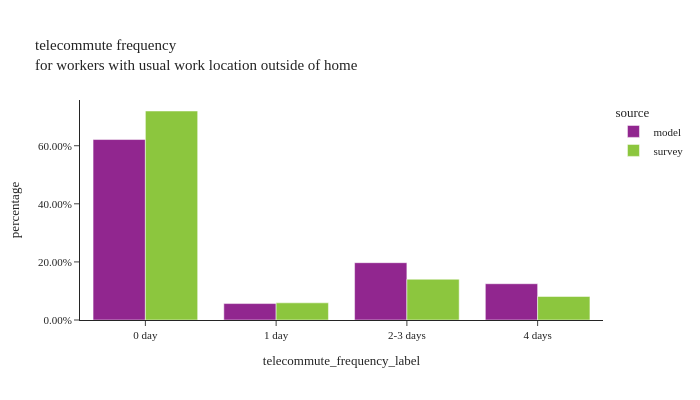

Write notebook code for a chart like this one.
### Code cell
df_plot = per_data.groupby(['source','telecommute_frequency_label'])[['person_weight']].sum().reset_index()
df_plot['percentage'] = df_plot.groupby(['source'], group_keys=False)['person_weight']. \
    apply(lambda x: x / float(x.sum()))

fig = px.bar(df_plot, x="telecommute_frequency_label", y="percentage", color="source",barmode="group", 
             title="telecommute frequency<br>for workers with usual work location outside of home",)
fig.update_layout(height=400, width=700, font=dict(size=11), yaxis=dict(tickformat=".2%"))
fig.show()

### Figure 1 — Plotly figure (JSON) as saved in the notebook; plotly's stock layout.template omitted (floating-point values rounded to 4 significant figures)
{"data": [{"alignmentgroup": "True", "hovertemplate": "source=model<br>telecommute_frequency_label=%{x}<br>percentage=%{y}<extra></extra>", "legendgroup": "model", "marker": {"color": "#91268F", "pattern": {"shape": ""}}, "name": "model", "offsetgroup": "model", "orientation": "v", "showlegend": true, "textposition": "auto", "type": "bar", "x": ["0 day", "1 day", "2-3 days", "4 days"], "xaxis": "x", "y": [0.6213, 0.05655, 0.1973, 0.1249], "yaxis": "y"}, {"alignmentgroup": "True", "hovertemplate": "source=survey<br>telecommute_frequency_label=%{x}<br>percentage=%{y}<extra></extra>", "legendgroup": "survey", "marker": {"color": "#8CC63E", "pattern": {"shape": ""}}, "name": "survey", "offsetgroup": "survey", "orientation": "v", "showlegend": true, "textposition": "auto", "type": "bar", "x": ["0 day", "1 day", "2-3 days", "4 days"], "xaxis": "x", "y": [0.7195, 0.05908, 0.1403, 0.08105], "yaxis": "y"}], "layout": {"barmode": "group", "font": {"size": 11}, "height": 400, "legend": {"title": {"text": "source"}, "tracegroupgap": 0}, "title": {"text": "telecommute frequency<br>for workers with usual work location outside of home"}, "width": 700, "xaxis": {"anchor": "y", "domain": [0, 1], "title": {"text": "telecommute_frequency_label"}}, "yaxis": {"anchor": "x", "domain": [0, 1], "tickformat": ".2%", "title": {"text": "percentage"}}}}
